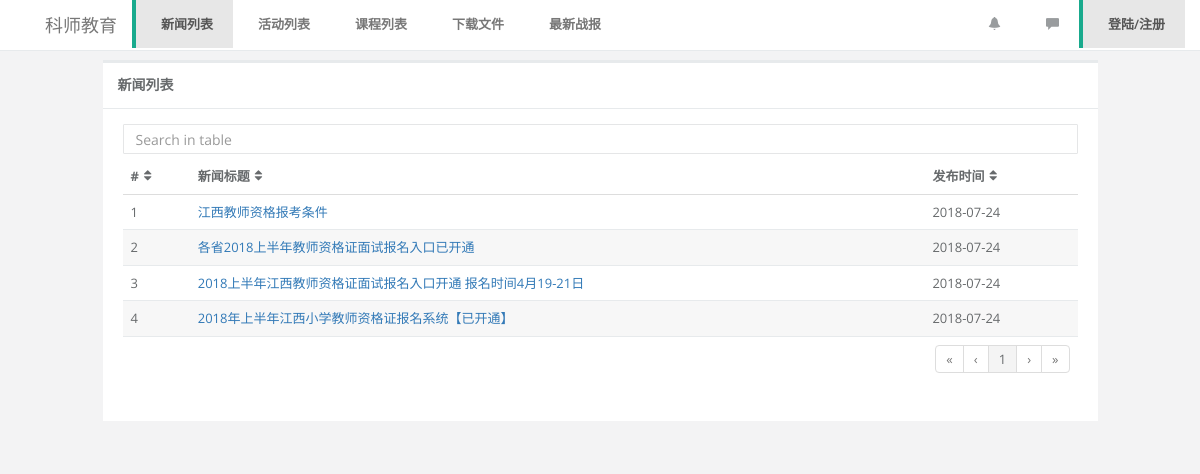
Page /fd/news_list/ on the committed database.
### ks_crm/models.py (models this page shows, shortened)
class News(models.Model):
    title = models.CharField(max_length=256,verbose_name="新闻标题")
    content = models.TextField(verbose_name="新闻内容")
    image = models.FileField(upload_to='news_image',null=True,blank=True)
    enabled = models.BooleanField(default=True)
    date = models.DateTimeField(auto_now_add=True)
    class Meta:
        ordering = ['date']
        verbose_name = "新闻资讯"
        verbose_name_plural = "新闻资讯"

### front_desk/views.py (the view)
def news_list(request):
    news_list = models.News.objects.all()
    return render(request, "front_desk/news_list.html", {"news_list": news_list})

### templates/front_desk/news_list.html
{% extends 'front_desk/fd_base.html' %}
{% block container %}
    <div class="row" style="margin-top: 60px">
                <div class="col-lg-10 col-lg-offset-1">
                    <div class="ibox float-e-margins">
                        <div class="ibox-title">
                            <h5>新闻列表</h5>
                        </div>
                        <div class="ibox-content">
                            <input type="text" class="form-control input-sm m-b-xs" id="filter"
                                   placeholder="Search in table">
                            <table class="footable table table-stripped" data-page-size="8" data-filter=#filter>
                                <thead>
                                <tr>
                                    <th>#</th>
                                    <th>新闻标题</th>
                                    <th>发布时间</th>
                                </tr>
                                </thead>
                                <tbody>
                                {% for news in news_list %}
                                <tr class="gradeX">
                                    <td>{{ news.id }}</td>
                                    <td><a href="/fd/news/{{news.id }}">{{ news.title }}</a></td>
                                    <td>{{ news.date|date:"Y-m-d" }}</td>
                                </tr>
                                {% endfor %}
                                </tbody>
                                <tfoot>
                                <tr>
                                    <td colspan="5">
                                        <ul class="pagination pull-right"></ul>
                                    </td>
                                </tr>
                                </tfoot>
                            </table>
                        </div>
                    </div>
                </div>
            </div>
{% endblock %}

### rows in the picture
News: id "1", title "江西教师资格报考条件", date "2018-07-24"
News: id "2", title "各省2018上半年教师资格证面试报名入口已开通", date "2018-07-24"
News: id "3", title "2018上半年江西教师资格证面试报名入口开通 报名时间4月19-21日", date "2018-07-24"
News: id "4", title "2018年上半年江西小学教师资格证报名系统【已开通】", date "2018-07-24"
